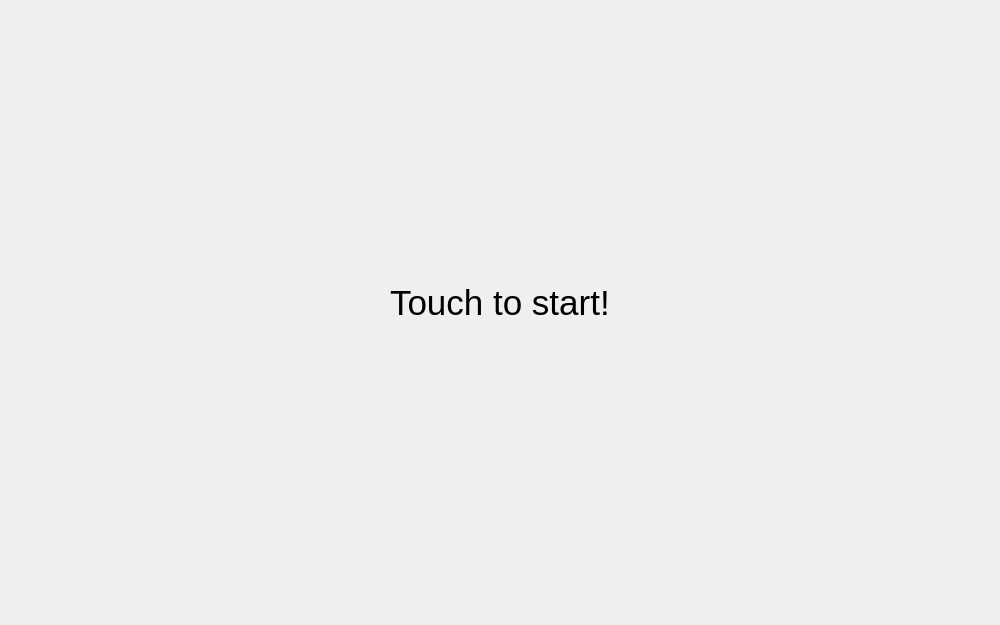
<?xml version="1.0" encoding="UTF-8"?>
<ui version="4.0">
 <class>StackedWidget</class>
 <widget class="QStackedWidget" name="StackedWidget">
  <property name="geometry">
   <rect>
    <x>-500</x>
    <y>312</y>
    <width>1000</width>
    <height>625</height>
   </rect>
  </property>
  <property name="windowTitle">
   <string>StackedWidget</string>
  </property>
  <!-- <property name="styleSheet">
   <string notr="true">background-image: url(:/rc/bg.gif);</string>
  </property> -->
  <widget class="QWidget" name="page1_idle">
   <widget class="QWidget" name="page1_layout" native="true">
    <property name="geometry">
     <rect>
      <x>0</x>
      <y>0</y>
      <width>1000</width>
      <height>625</height>
     </rect>
    </property>
    <layout class="QVBoxLayout" name="verticalLayout">
     <property name="bottomMargin">
      <number>20</number>
     </property>
     <item>
      <spacer name="verticalSpacer">
       <property name="orientation">
        <enum>Qt::Vertical</enum>
       </property>
       <property name="sizeHint" stdset="0">
        <size>
         <width>20</width>
         <height>100</height>
        </size>
       </property>
      </spacer>
     </item>
     <item alignment="Qt::AlignHCenter">
      <widget class="QLabel" name="label">
       <property name="font">
        <font>
         <family>Ubuntu</family>
         <pointsize>26</pointsize>
        </font>
       </property>
       <property name="text">
        <string>Touch to start!</string>
       </property>
      </widget>
     </item>
     <item>
      <spacer name="verticalSpacer_2">
       <property name="orientation">
        <enum>Qt::Vertical</enum>
       </property>
       <property name="sizeHint" stdset="0">
        <size>
         <width>20</width>
         <height>100</height>
        </size>
       </property>
      </spacer>
     </item>
    </layout>
   </widget>
  </widget>
  <widget class="QWidget" name="page2_nfc">
   <widget class="QWidget" name="verticalLayoutWidget_2">
    <property name="geometry">
     <rect>
      <x>0</x>
      <y>0</y>
      <width>1000</width>
      <height>625</height>
     </rect>
    </property>
    <layout class="QVBoxLayout" name="verticalLayout_2">
     <item>
      <spacer name="verticalSpacer_3">
       <property name="orientation">
        <enum>Qt::Vertical</enum>
       </property>
       <property name="sizeHint" stdset="0">
        <size>
         <width>20</width>
         <height>100</height>
        </size>
       </property>
      </spacer>
     </item>
     <item alignment="Qt::AlignHCenter">
      <widget class="QLabel" name="label_2">
       <property name="font">
        <font>
         <family>Ubuntu</family>
         <pointsize>26</pointsize>
        </font>
       </property>
       <property name="text">
        <string>Please tag NFC!</string>
       </property>
      </widget>
     </item>
     <item>
      <spacer name="verticalSpacer_4">
       <property name="orientation">
        <enum>Qt::Vertical</enum>
       </property>
       <property name="sizeHint" stdset="0">
        <size>
         <width>20</width>
         <height>100</height>
        </size>
       </property>
      </spacer>
     </item>
    </layout>
   </widget>
  </widget>
  <widget class="QWidget" name="page3_push_coffee">
   <widget class="QWidget" name="verticalLayoutWidget_3">
    <property name="geometry">
     <rect>
      <x>0</x>
      <y>0</y>
      <width>1000</width>
      <height>625</height>
     </rect>
    </property>
    <layout class="QVBoxLayout" name="verticalLayout_3">
     <item>
      <spacer name="verticalSpacer_5">
       <property name="orientation">
        <enum>Qt::Vertical</enum>
       </property>
       <property name="sizeHint" stdset="0">
        <size>
         <width>20</width>
         <height>100</height>
        </size>
       </property>
      </spacer>
     </item>
     <item alignment="Qt::AlignHCenter">
      <widget class="QLabel" name="label_3">
       <property name="font">
        <font>
         <family>Ubuntu</family>
         <pointsize>26</pointsize>
        </font>
       </property>
       <property name="text">
        <string>Please put coffee in entrance after the door opened.</string>
       </property>
      </widget>
     </item>
     <item alignment="Qt::AlignHCenter">
      <widget class="QLabel" name="label_4">
       <property name="font">
        <font>
         <family>Ubuntu</family>
         <pointsize>26</pointsize>
        </font>
       </property>
       <property name="text">
        <string>And click this &quot;Done&quot; button.</string>
       </property>
      </widget>
     </item>
     <item>
      <spacer name="verticalSpacer_6">
       <property name="orientation">
        <enum>Qt::Vertical</enum>
       </property>
       <property name="sizeHint" stdset="0">
        <size>
         <width>20</width>
         <height>100</height>
        </size>
       </property>
      </spacer>
     </item>
     <item>
      <layout class="QHBoxLayout" name="horizontalLayout" stretch="3,2,3">
       <property name="spacing">
        <number>0</number>
       </property>
       <property name="bottomMargin">
        <number>0</number>
       </property>
       <item>
        <spacer name="horizontalSpacer">
         <property name="orientation">
          <enum>Qt::Horizontal</enum>
         </property>
         <property name="sizeHint" stdset="0">
          <size>
           <width>10</width>
           <height>20</height>
          </size>
         </property>
        </spacer>
       </item>
       <item>
        <widget class="QPushButton" name="pushButton">
         <property name="font">
          <font>
           <family>Ubuntu</family>
           <pointsize>36</pointsize>
           <weight>75</weight>
           <italic>false</italic>
           <bold>true</bold>
          </font>
         </property>
         <property name="text">
          <string>Done</string>
         </property>
        </widget>
       </item>
       <item>
        <spacer name="horizontalSpacer_2">
         <property name="orientation">
          <enum>Qt::Horizontal</enum>
         </property>
         <property name="sizeHint" stdset="0">
          <size>
           <width>40</width>
           <height>20</height>
          </size>
         </property>
        </spacer>
       </item>
      </layout>
     </item>
     <item>
      <spacer name="verticalSpacer_7">
       <property name="orientation">
        <enum>Qt::Vertical</enum>
       </property>
       <property name="sizeHint" stdset="0">
        <size>
         <width>20</width>
         <height>40</height>
        </size>
       </property>
      </spacer>
     </item>
    </layout>
   </widget>
  </widget>
  <widget class="QWidget" name="page4_door_closing">
   <widget class="QWidget" name="verticalLayoutWidget_4">
    <property name="geometry">
     <rect>
      <x>0</x>
      <y>0</y>
      <width>1000</width>
      <height>625</height>
     </rect>
    </property>
    <layout class="QVBoxLayout" name="verticalLayout_4">
     <item>
      <spacer name="verticalSpacer_8">
       <property name="orientation">
        <enum>Qt::Vertical</enum>
       </property>
       <property name="sizeHint" stdset="0">
        <size>
         <width>20</width>
         <height>100</height>
        </size>
       </property>
      </spacer>
     </item>
     <item alignment="Qt::AlignHCenter">
      <widget class="QLabel" name="label_5">
       <property name="font">
        <font>
         <family>Ubuntu</family>
         <pointsize>72</pointsize>
         <weight>75</weight>
         <italic>false</italic>
         <bold>true</bold>
        </font>
       </property>
       <property name="text">
        <string>3</string>
       </property>
      </widget>
     </item>
     <item>
      <spacer name="verticalSpacer_11">
       <property name="orientation">
        <enum>Qt::Vertical</enum>
       </property>
       <property name="sizeHint" stdset="0">
        <size>
         <width>20</width>
         <height>40</height>
        </size>
       </property>
      </spacer>
     </item>
     <item alignment="Qt::AlignHCenter">
      <widget class="QLabel" name="label_6">
       <property name="font">
        <font>
         <family>Ubuntu</family>
         <pointsize>26</pointsize>
        </font>
       </property>
       <property name="text">
        <string>The door is closing. Please be carefull!</string>
       </property>
      </widget>
     </item>
     <item>
      <spacer name="verticalSpacer_10">
       <property name="orientation">
        <enum>Qt::Vertical</enum>
       </property>
       <property name="sizeHint" stdset="0">
        <size>
         <width>20</width>
         <height>40</height>
        </size>
       </property>
      </spacer>
     </item>
    </layout>
   </widget>
  </widget>
  <widget class="QWidget" name="page5_measuring">
   <widget class="QWidget" name="verticalLayoutWidget_5">
    <property name="geometry">
     <rect>
      <x>0</x>
      <y>0</y>
      <width>1000</width>
      <height>625</height>
     </rect>
    </property>
    <layout class="QVBoxLayout" name="verticalLayout_5">
     <item>
      <spacer name="verticalSpacer_9">
       <property name="orientation">
        <enum>Qt::Vertical</enum>
       </property>
       <property name="sizeHint" stdset="0">
        <size>
         <width>20</width>
         <height>100</height>
        </size>
       </property>
      </spacer>
     </item>
     <item alignment="Qt::AlignHCenter">
      <widget class="QLabel" name="label_7">
       <property name="font">
        <font>
         <family>Ubuntu</family>
         <pointsize>72</pointsize>
         <weight>75</weight>
         <italic>false</italic>
         <bold>true</bold>
        </font>
       </property>
       <property name="whatsThis">
        <string>&lt;html&gt;&lt;head/&gt;&lt;body&gt;&lt;p&gt;&lt;img src=&quot;:/img/bg.gif&quot;/&gt;&lt;/p&gt;&lt;/body&gt;&lt;/html&gt;</string>
       </property>
       <property name="text">
        <string/>
       </property>
      </widget>
     </item>
     <item>
      <spacer name="verticalSpacer_12">
       <property name="orientation">
        <enum>Qt::Vertical</enum>
       </property>
       <property name="sizeHint" stdset="0">
        <size>
         <width>20</width>
         <height>40</height>
        </size>
       </property>
      </spacer>
     </item>
     <item alignment="Qt::AlignHCenter">
      <widget class="QLabel" name="label_8">
       <property name="font">
        <font>
         <family>Ubuntu</family>
         <pointsize>26</pointsize>
        </font>
       </property>
       <property name="text">
        <string>Measuring...</string>
       </property>
      </widget>
     </item>
     <item>
      <spacer name="verticalSpacer_13">
       <property name="orientation">
        <enum>Qt::Vertical</enum>
       </property>
       <property name="sizeHint" stdset="0">
        <size>
         <width>20</width>
         <height>40</height>
        </size>
       </property>
      </spacer>
     </item>
    </layout>
   </widget>
  </widget>
  <widget class="QWidget" name="page6_result">
   <widget class="QWidget" name="verticalLayoutWidget_6">
    <property name="geometry">
     <rect>
      <x>0</x>
      <y>0</y>
      <width>1000</width>
      <height>625</height>
     </rect>
    </property>
    <layout class="QVBoxLayout" name="verticalLayout_6">
     <item>
      <spacer name="verticalSpacer_14">
       <property name="orientation">
        <enum>Qt::Vertical</enum>
       </property>
       <property name="sizeHint" stdset="0">
        <size>
         <width>20</width>
         <height>100</height>
        </size>
       </property>
      </spacer>
     </item>
     <item alignment="Qt::AlignHCenter">
      <widget class="QLabel" name="label_9">
       <property name="font">
        <font>
         <family>Ubuntu</family>
         <pointsize>36</pointsize>
         <weight>75</weight>
         <italic>false</italic>
         <bold>true</bold>
        </font>
       </property>
       <property name="whatsThis">
        <string>&lt;html&gt;&lt;head/&gt;&lt;body&gt;&lt;p&gt;&lt;img src=&quot;:/img/bg.gif&quot;/&gt;&lt;/p&gt;&lt;/body&gt;&lt;/html&gt;</string>
       </property>
       <property name="text">
        <string>Thank you!</string>
       </property>
      </widget>
     </item>
     <item alignment="Qt::AlignHCenter">
      <widget class="QLabel" name="label_11">
       <property name="font">
        <font>
         <family>Ubuntu</family>
         <pointsize>20</pointsize>
        </font>
       </property>
       <property name="text">
        <string>Your points are added successfully.</string>
       </property>
      </widget>
     </item>
     <item>
      <spacer name="verticalSpacer_17">
       <property name="orientation">
        <enum>Qt::Vertical</enum>
       </property>
       <property name="sizeHint" stdset="0">
        <size>
         <width>20</width>
         <height>40</height>
        </size>
       </property>
      </spacer>
     </item>
     <item>
      <layout class="QHBoxLayout" name="horizontalLayout_2">
       <property name="bottomMargin">
        <number>0</number>
       </property>
       <item>
        <spacer name="horizontalSpacer_3">
         <property name="orientation">
          <enum>Qt::Horizontal</enum>
         </property>
         <property name="sizeHint" stdset="0">
          <size>
           <width>40</width>
           <height>20</height>
          </size>
         </property>
        </spacer>
       </item>
       <item>
        <layout class="QVBoxLayout" name="verticalLayout_7">
         <property name="bottomMargin">
          <number>0</number>
         </property>
         <item>
          <widget class="QLabel" name="tb_point">
           <property name="font">
            <font>
             <family>Ubuntu</family>
             <pointsize>22</pointsize>
            </font>
           </property>
           <property name="text">
            <string>120 Points added.</string>
           </property>
          </widget>
         </item>
         <item alignment="Qt::AlignHCenter">
          <widget class="QLabel" name="tb_weight_measure">
           <property name="font">
            <font>
             <family>Ubuntu</family>
             <pointsize>22</pointsize>
            </font>
           </property>
           <property name="text">
            <string>Weight: 1.2Kg / Measure: 60cm^3</string>
           </property>
          </widget>
         </item>
        </layout>
       </item>
       <item>
        <spacer name="horizontalSpacer_4">
         <property name="orientation">
          <enum>Qt::Horizontal</enum>
         </property>
         <property name="sizeHint" stdset="0">
          <size>
           <width>40</width>
           <height>20</height>
          </size>
         </property>
        </spacer>
       </item>
      </layout>
     </item>
     <item>
      <spacer name="verticalSpacer_15">
       <property name="orientation">
        <enum>Qt::Vertical</enum>
       </property>
       <property name="sizeHint" stdset="0">
        <size>
         <width>20</width>
         <height>40</height>
        </size>
       </property>
      </spacer>
     </item>
     <item alignment="Qt::AlignHCenter">
      <widget class="QLabel" name="tb_total_point">
       <property name="font">
        <font>
         <family>Ubuntu</family>
         <pointsize>26</pointsize>
        </font>
       </property>
       <property name="text">
        <string>Your total points : 10,260P</string>
       </property>
      </widget>
     </item>
     <item>
      <spacer name="verticalSpacer_16">
       <property name="orientation">
        <enum>Qt::Vertical</enum>
       </property>
       <property name="sizeHint" stdset="0">
        <size>
         <width>20</width>
         <height>40</height>
        </size>
       </property>
      </spacer>
     </item>
    </layout>
    <zorder>tb_total_point</zorder>
    <zorder>label_9</zorder>
    <zorder>label_11</zorder>
    <zorder>verticalSpacer_17</zorder>
    <zorder>verticalSpacer_15</zorder>
   </widget>
  </widget>
 </widget>
 <resources>
  <include location="cfb.qrc"/>
 </resources>
 <connections/>
</ui>
